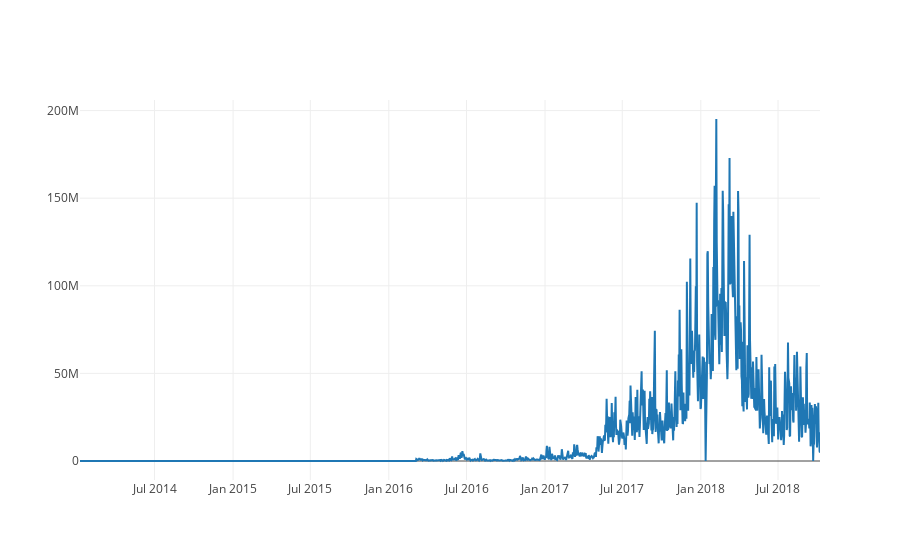

The notebook cell this image was saved under:
### Code cell
btc_trace = go.Scatter(x=btc_usd_price_kraken.index, y=btc_usd_price_kraken['Volume (Currency)'])
py.iplot([btc_trace])

### Figure 1 — Plotly figure (JSON) as saved in the notebook; plotly's stock layout.template omitted (floating-point values rounded to 4 significant figures; data arrays with more than 128 entries replaced by an {"elided": "..."} marker saying what was removed)
{"data": [{"type": "scatter", "uid": "b3a31f56-d0b9-11e8-ae02-b8e856272800", "x": {"elided": "1735 str values"}, "y": {"elided": "1735 float values"}}], "layout": {}}
